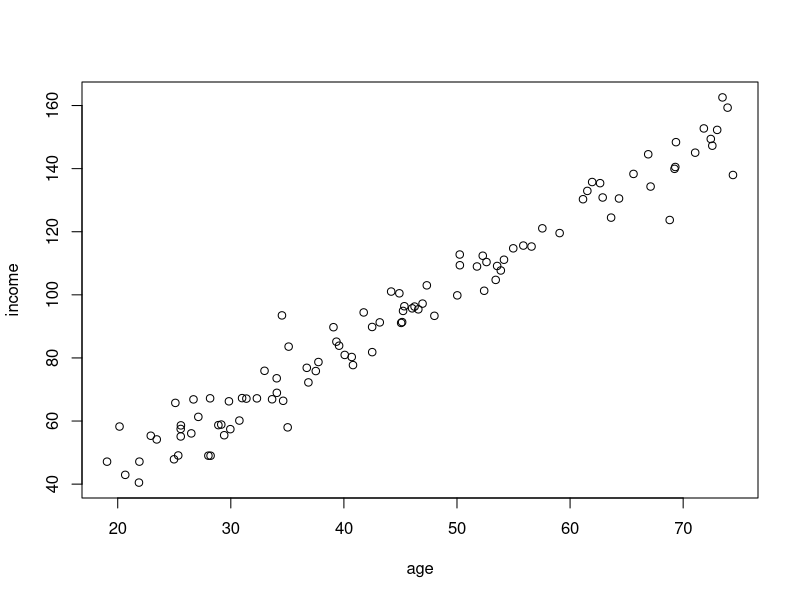
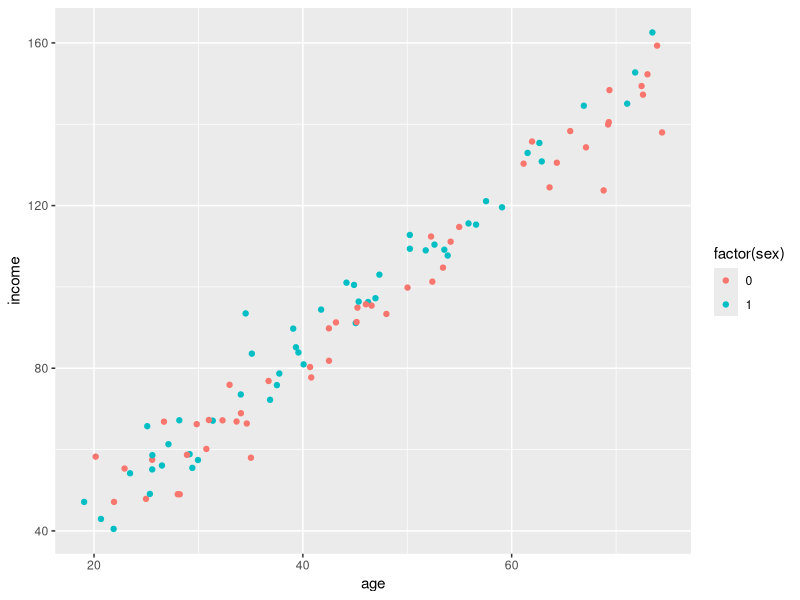

Here is the R script that generated these plots, in order: (Note: this script raises an error after producing the figures.)
set.seed(01032023)

sample_size <- 100

age <- runif(sample_size, min = 18, max = 75)

sex <- sample(c(0,1), size = sample_size, replace = TRUE)

#age <- floor(age) # alternatively use sample(18:75, size = sample_size, replace = TRUE)

beta0 <- 1
beta1 <- 2
beta2 <- 4
error <- rnorm(sample_size, mean = 0, sd = 6)

income <- beta0 + 
          beta1 * age + 
          beta2 * sex +
          error

plot(age, income)

library(ggplot2)
ggplot() + geom_point(aes(x = age, y = income, color = factor(sex)))
                      
lm(income~age)

y <- income
X <- cbind(1, age, sex) 
beta_hat <- solve(inv(t(X)%*%X)%*%t(X)%*%y)
